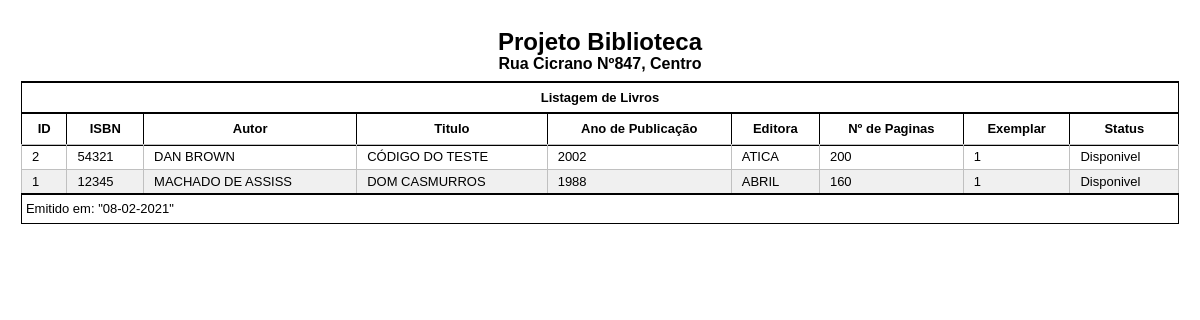
Page /relatorios/listaacervo.php on the committed database.
### tables this page shows
CREATE TABLE `tbacervo` (
  `id_acervo` int(11) UNSIGNED NOT NULL,
  `isbn` varchar(13) DEFAULT NULL,
  `autor` varchar(50) DEFAULT NULL,
  `titulo` varchar(80) DEFAULT NULL,
  `ano_publicacao` int(4) DEFAULT NULL,
  `editora` varchar(30) DEFAULT NULL,
  `npaginas` int(11) DEFAULT NULL,
  `exemplar` int(2) DEFAULT NULL,
  `status` char(1) DEFAULT 'd'
);

### db/PdoConexao.class.php (called while the page is built)
<?php
class PdoConexao{
	private static $instancia;
	public static function getInstancia(){
		if(!isset(self::$instancia)){
			try{
				$dns = 'mysql:host=localhost;dbname=dbbiblioteca';
				$usuario = 'root';
				$senha = '';
				self::$instancia = new PDO($dns, $usuario, $senha);
				self::$instancia -> setAttribute(PDO::ATTR_ERRMODE, PDO::ERRMODE_EXCEPTION);
			}catch(PDOException $excecao){
				echo $excecao -> getMessage();
				exit();
			}
		}
		return self::$instancia;
	}
}
?>

### db/AcervoCRUD.class.php (called while the page is built, shortened)
<?php
	class AcervoCRUD implements InterfaceCRUD{
		private $instanciaConexaoPdoAtiva;
		public function __construct(){
			$this->instanciaConexaoPdoAtiva = PdoConexao::getInstancia();
		}
		public function consultar($sql){
			try{
				$operacao = $this->instanciaConexaoPdoAtiva->prepare($sql);
				$operacao->execute();
				$linhas = $operacao->fetchAll();
				return $linhas;
			}catch(PDOException $excecao){
				echo $excecao->getMessage();
			}
		}
	}
?>

### relatorios/listaacervo.php (the view, shortened to what this page needs)
<!DOCTYPE html>
<html>
<head>
	<link rel="stylesheet" type="text/css" href="../plugins/fontawesome-free/css/all.min.css">
	<link rel="stylesheet" type="text/css" href="style.css">
</head>
<body>
	<center>
		<h2>Projeto Biblioteca</h2>
		<h3>Rua Cicrano Nº847, Centro</h3>
	</center>
	<table width="100%" border="1px">
		<thead>
			<tr>
				<th colspan="100%">Listagem de Livros</th>
			</tr>
			<tr>
				<th>ID</th>
				<th>ISBN</th>
				<th>Autor</th>
				<th>Titulo</th>
				<th>Ano de Publicação</th>
				<th>Editora</th>
				<th>Nº de Paginas</th>
				<th>Exemplar</th>
				<th>Status</th>
			</tr>
		</thead>
		<tbody>
			<tr>
				<?php
				include('../db/PdoConexao.class.php');
                include('../db/AcervoCRUD.class.php');
                $acervoCRUD = new AcervoCRUD();
                $sql = "select * from tbacervo order by titulo";
                $pesquisa = $acervoCRUD->consultar($sql);
                foreach ($pesquisa as $linha) {
                    echo'<tr>
                    	<td>'.$linha['id_acervo'].'</td>
                		<td>'.$linha['isbn'].'</td>
                		<td>'.$linha['autor'].'</td>
                		<td>'.$linha['titulo'].'</td>
                		<td>'.$linha['ano_publicacao'].'</td>
                		<td>'.$linha['editora'].'</td>
                		<td>'.$linha['npaginas'].'</td>
                		<td>'.$linha['exemplar'].'</td>';
	                if ($linha['status'] == 'd'){
	                    echo'	<td>Disponivel</td></tr>';
	                }else{
	                    echo'   <td>Emprestado</td></tr>';
	                }
            	}
				?>
			</tr>
		</tbody>
		<tfoot>
			<tr>
				<td colspan="100%">Emitido em: "<?php date_default_timezone_set('America/Fortaleza'); echo date('d-m-Y');?>"</td>
			</tr>
		</tfoot>
	</table>
</body>
</html>

### relatorios/style.css (style rules this page uses)
body { margin: 0.5cm; padding:2px; font: 15pt Georgia, "Verdana", Times, serif; color: #000; }
h2 { font-size: 18pt; font-family:calibri,helvetica,arial,sans-serif; line-height: 0.1em; padding:0; }
h3 { font-size: 12pt; font-family:calibri,helvetica,arial,sans-serif; line-height: 0.1em; padding:0; }
table,td { border : 1px solid #000; border-collapse : collapse; font : small/1.5 "Tahoma", "Bitstream Vera Sans", Verdana, Helvetica, sans-serif; }
table { border :1px solid #000; }
thead th, tbody th { color : #000; padding : 5px 10px; border-top : 2px solid #000; border-bottom : 2px solid #000; border-left : 1px solid #000; border-right : 1px solid #000; }
tbody tr td { padding : 2px 10px; border-top : 1px solid #000; color : #000; border: 1.2px solid #C0C0C0; }
table tbody tr:nth-child(2n+1) { background: #F0F0F0; }
tfoot td, tfoot th { border-left : none; border-top : 2px solid #000; padding : 4px; background : #FFF; color : #0; }

### rows in the picture
tbacervo: id_acervo "2", isbn "54321", autor "DAN BROWN", titulo "CÓDIGO DO TESTE", ano_publicacao "2002", editora "ATICA", npaginas "200", exemplar "1", status "Disponivel"
tbacervo: id_acervo "1", isbn "12345", autor "MACHADO DE ASSISS", titulo "DOM CASMURROS", ano_publicacao "1988", editora "ABRIL", npaginas "160", exemplar "1", status "Disponivel"
